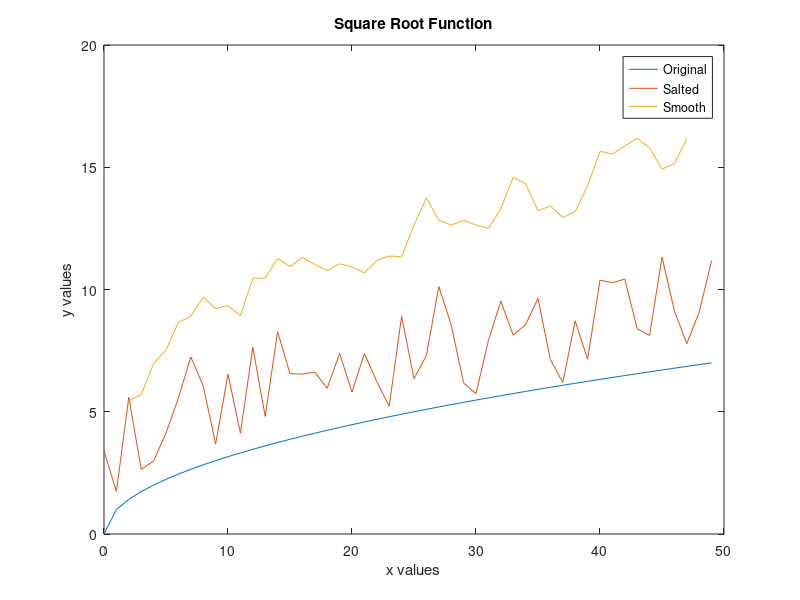

Source code (MATLAB):
x = []
y = []
#Original
for i = 1:50
  x(i) = i - 1
  y(i) = sqrt(i - 1)
endfor


#Create array of 50 random numbers between 0 and 5
a = 5*rand(1, 50)

#Salt Data
newY = []
for i = 1:50
  newY(i) = y(i)+a(i)
endfor


#Smooth Data
smoothY = []
range = 3
sum = 0

for i = 1:46

  sum += (newY(i)+newY(i+1)+newY(i+2)+newY(i+3)+newY(i+4))
  smoothY(i) = (sum / range)
  sum = 0

endfor

newX = x([3:48])


plot(x, y, ";Original;")
hold on
plot(x, newY, ";Salted;")
hold on
plot(newX, smoothY, ";Smooth;")
title("Square Root Function")
xlabel("x values")
ylabel("y values")
